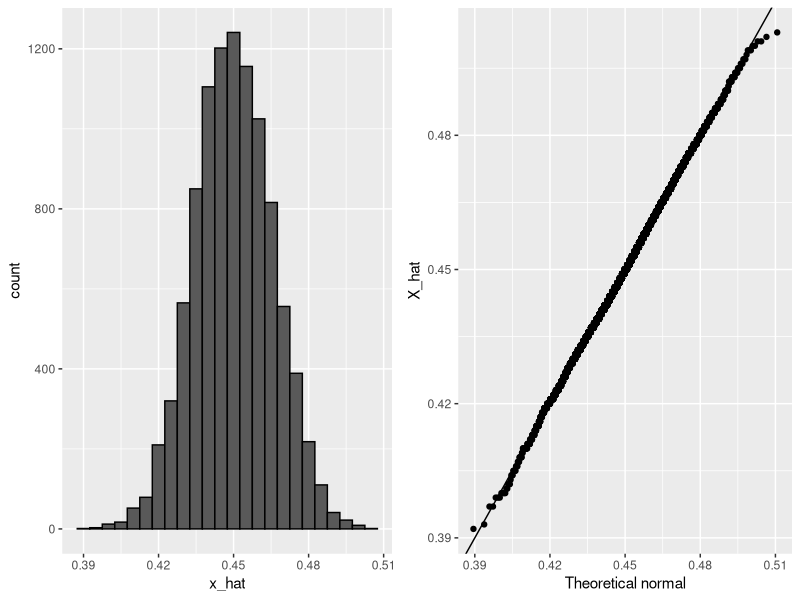

Write R code to recreate this figure.
p <- .45  #Unknown p to estimate
N <- 1000

#simulate one poll of size N and determine x_hat
x <- sample(c(0,1), size = N, replace = TRUE, prob = c(1-p, p))
x_hat <- mean(x)

#simulate B polls of size N and determine avg x_hat
B <- 10000 #number of replicates
N<-1000 #sample size per replicate

x_hat <- replicate(B,{
  x <- sample(c(0,1), size = N, replace = TRUE, prob = c(1-p,p))
  mean(x)
})

library(tidyverse)
library(gridExtra)
p1 <- data.frame(x_hat = x_hat) %>%
  ggplot(aes(x_hat)) +
  geom_histogram(binwidth = 0.005, color = "black")
p2 <- data.frame(x_hat = x_hat) %>%
  ggplot(aes(sample = x_hat)) +
  stat_qq(dparams = list(mean = mean(x_hat), sd = sd(x_hat))) +
  geom_abline() +
  ylab("X_hat") +
  xlab("Theoretical normal")
grid.arrange(p1, p2, nrow=1)